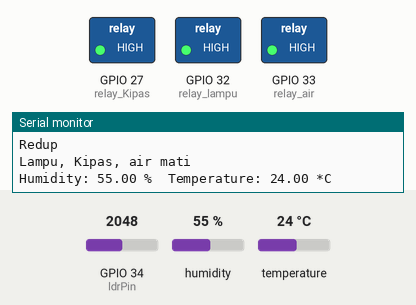
Bench run of a sketch on a simulated ESP32. Parts: switched loads named in the sketch (green lamp = pin HIGH), the last lines printed to the serial monitor. Inputs (shaded band) come from the test bench; at power-on: temperature 24 °C, GPIO 34 (ldrPin) = 2048, humidity 55 %. WiFi joins after 1.5 s; servers stay silent unless stated; no MQTT or app messages arrive unless stated.

Above: at 2.7 s.
2.8 s: temperature set to 15.4 °C
8.8 s: temperature set to 14.5 °C
At 10.4 s:
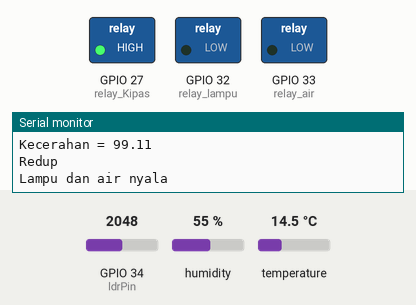
11.2 s: temperature set to 33 °C
At 12.1 s:
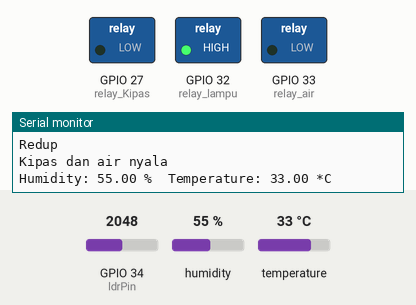
14.9 s: temperature set to 31.7 °C
17.1 s: temperature set to 30.6 °C
At 18.6 s:
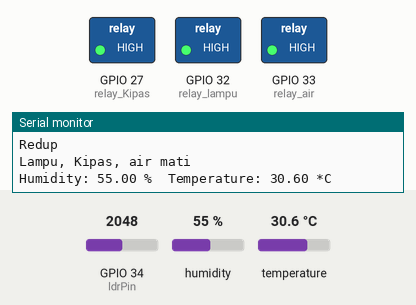
Timing chart, 0 to 20.1 s (numbered marks = the images above; inputs shaded):
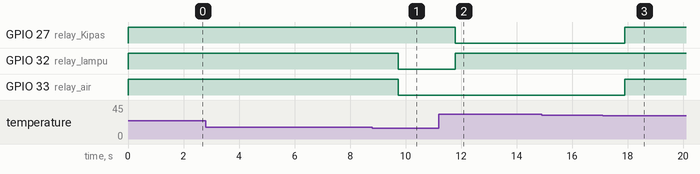

Measured:
- the behaviour switches between 15.1 and 15 °C on temperature (found by bisection; images 0 and 1)
- the behaviour switches between 31 and 30.9 °C on temperature (found by bisection; images 2 and 3)
- after the input at 8.8 s, GPIO 32 (relay_lampu), GPIO 33 (relay_air): HIGH → LOW after 0.94 s
- after the input at 11.2 s, GPIO 27 (relay_Kipas): HIGH → LOW after 0.58 s; GPIO 32 (relay_lampu): LOW → HIGH after 0.58 s
- after the input at 17.1 s, GPIO 27 (relay_Kipas), GPIO 33 (relay_air): LOW → HIGH after 0.79 s

The sketch:

iot.ino
```cpp
#include <Arduino.h>
#include <PubSubClient.h>
#include <HTTPClient.h>
#include <WiFi.h>
#include "DHT.h"
#define DHTPIN 21
#define DHTTYPE DHT22
DHT dht(DHTPIN, DHTTYPE);
#define ldrPin 34
const float gama = 0.7;
const float rl10 = 50;
bool status_air = false;
bool status_lampu = false;
bool status_Kipas = false;

float kecerahan;
float t, h;

//wifi data
const char *ssid = ".";
const char *password = "123456789";

// Mosquitto Broker
const char *mqtt_server = "test.mosquitto.org";
const int mqtt_port = 1883;
long now = millis();
long lastMsg = 0;

//mqtt
WiFiClient espClient;
PubSubClient client(espClient);

//relay pin
int relay_air = 33; // air
int relay_lampu = 32; // lampu
int relay_Kipas = 27; // kipas

void setup_wifi() {

  delay(10);
  // We start by connecting to a WiFi network
  Serial.println();
  Serial.print("Connecting to ");
  Serial.println(ssid);

  WiFi.mode(WIFI_STA);
  WiFi.begin(ssid, password);

  while (WiFi.status() != WL_CONNECTED) {
    delay(500);
    Serial.print(".");
  }

  randomSeed(micros());

  Serial.println("");
  Serial.println("WiFi connected");
  Serial.println("IP address: ");
  Serial.println(WiFi.localIP());
}

void reconnect() {
  // Loop until we're reconnected
  while (!client.connected()) {
    Serial.print("Attempting MQTT connection...");
    // Attempt to connect
    if (client.connect("ESP32Client")) {
      Serial.println("Connected");
      // Once connected, publish an announcement...
      client.publish("sensor/cahaya", String(kecerahan).c_str());
     client.publish("sensor/suhu", String(t).c_str());
     client.publish("sensor/kelembaban", String(h).c_str());
     client.publish("Kipas", String(status_Kipas).c_str());
     client.publish("lampu", String(status_lampu).c_str());
     client.publish("air", String(status_air).c_str());
    } else {
      Serial.print("failed, rc=");
      Serial.print(client.state());
      Serial.println(" try again in 5 seconds");
      // Wait 5 seconds before retrying
      delay(5000);
      bacaSensor();
      rules();
    }
  }
}


void setup() {
  // put your setup code here, to run once:
  Serial.begin(9600);
  pinMode(relay_Kipas, OUTPUT);
  pinMode(relay_lampu, OUTPUT);
  pinMode(relay_air, OUTPUT);
  digitalWrite(relay_Kipas, HIGH);
  digitalWrite(relay_lampu, HIGH);
  digitalWrite(relay_air, HIGH);
  dht.begin();
  setup_wifi();
  client.setServer(mqtt_server, 1883);

  while (!client.connected())
   {
     Serial.println("Connecting to MQTT...");

     if (client.connect("ESP32Client"))
     {
       client.publish("outTopic", "Connected!");
       Serial.println("connected");
     }
     else
     {
       Serial.print("failed with state ");
       Serial.print(client.state());
     }
   }
   client.publish("sensor/cahaya", String(kecerahan).c_str());
   client.publish("sensor/suhu", String(t).c_str());
   client.publish("sensor/kelembaban", String(h).c_str());
   client.publish("Kipas", String(status_Kipas).c_str());
   client.publish("lampu", String(status_lampu).c_str());
   client.publish("air", String(status_air).c_str());
}

void loop() {
  // put your main code here, to run repeatedly:
  if (!client.connected()){
    reconnect();
  }
  client.loop();

  unsigned long now = millis();\
  if(now - lastMsg > 5000){
   client.publish("sensor/cahaya", String(kecerahan).c_str());
   client.publish("sensor/suhu", String(t).c_str());
   client.publish("sensor/kelembaban", String(h).c_str());
   client.publish("Kipas", String(status_Kipas).c_str());
   client.publish("lampu", String(status_lampu).c_str());
   client.publish("air", String(status_air).c_str());
  }
  bacaSensor();
  rules();
}

void suhu(){
  t = dht.readTemperature();
  h = dht.readHumidity();
}

void cahaya(){
  int nilaiLDR = analogRead(ldrPin);
  nilaiLDR = map(nilaiLDR, 4095, 0, 1024, 0); //mengubah nilai pembacaan sensor LDR dari nilai ADC arduino menjadi nilai ADC ESP32
  float voltase = nilaiLDR / 1024.*5;
  float resistansi = 2000 * voltase / (1-voltase/5);
  kecerahan = pow(rl10*1e3*pow(10,gama)/resistansi,(1/gama));
}

void bacaSensor(){
  suhu();
  Serial.print("Humidity: ");
  Serial.print(h);
  Serial.print(" %\t");
  Serial.print("Temperature: ");
  Serial.print(t);
  Serial.println(" *C ");

  cahaya();
  Serial.print("Kecerahan = ");
  Serial.println(kecerahan);
}


void rules(){
  if(int(kecerahan)< 100){
    Serial.println("Redup");
  if(t <= 15 && h <= 79){
    digitalWrite(relay_lampu, LOW);
    digitalWrite(relay_air, LOW);
    digitalWrite(relay_Kipas, HIGH);
    Serial.println("Lampu dan air nyala");
    status_lampu = true;
    status_air = true;
  } else if(t <= 15 && h >= 96){
    digitalWrite(relay_lampu, LOW);
    digitalWrite(relay_Kipas, LOW);
    digitalWrite(relay_air, HIGH);
    status_lampu = true;
    status_Kipas = true;
    Serial.println("Lampu dan Kipas nyala");
  }else if(t >= 31 && h <= 79){
    digitalWrite(relay_Kipas, LOW);
    digitalWrite(relay_air, LOW);
    digitalWrite(relay_lampu, HIGH);
    status_Kipas = true;
    status_air = true;
    Serial.println("Kipas dan air nyala");
  }else if(t >= 31 && h >= 96){
    digitalWrite(relay_Kipas, LOW);
    digitalWrite(relay_lampu, LOW);
    digitalWrite(relay_air, HIGH);
    status_lampu = true;
    status_Kipas = true;
    Serial.println("lampu dan Kipas nyala");
  }else if(16>=t<=30 && 80>=h<=95){
    digitalWrite(relay_Kipas, HIGH);
    digitalWrite(relay_lampu, HIGH);
    digitalWrite(relay_air, HIGH);
    status_lampu = false;
    status_air = false;
    status_Kipas = false;
    Serial.println("Lampu, Kipas, air mati");
  }else if(t <= 15 && 80>=h<=95){
    digitalWrite(relay_lampu, LOW);
    digitalWrite(relay_air, HIGH);
    digitalWrite(relay_Kipas, HIGH);
    status_lampu = true;
    Serial.println("lampu nyala");
  }else if(16>=t<=30 && h <= 79){
    digitalWrite(relay_air, LOW);
    digitalWrite(relay_Kipas, HIGH);
    digitalWrite(relay_lampu, HIGH);
    status_air = true;
    Serial.println("Air nyala");
  }else if(16>=t<=30 && h >= 96){
    digitalWrite(relay_Kipas, LOW);
    digitalWrite(relay_lampu, LOW);
    digitalWrite(relay_air, HIGH);
    status_lampu = true;
    status_Kipas = true;
    Serial.println("lampu dan Kipas nyala");
  }else if(t >= 31 && 80>=h<=95){
    digitalWrite(relay_Kipas, LOW);
    digitalWrite(relay_lampu, HIGH);
    digitalWrite(relay_air, HIGH);
    status_Kipas = true;
    Serial.println("Kipas nyala");
  }
}else if(int(kecerahan)>=100){
  Serial.println("Cerah");
  if(t <= 15 && h <= 79){
    digitalWrite(relay_lampu, LOW);
    digitalWrite(relay_air, LOW);
    digitalWrite(relay_Kipas, HIGH);
    status_lampu = true;
    status_air = true;
    Serial.println("Lampu dan air nyala");
  } else if(t <= 15 && h >= 96){
    digitalWrite(relay_lampu, LOW);
    digitalWrite(relay_Kipas, LOW);
    digitalWrite(relay_air, HIGH);
    status_lampu = true;
    status_Kipas = true;
    Serial.println("Lampu dan Kipas nyala");
  }else if(t >= 31 && h <= 79){
    digitalWrite(relay_Kipas, LOW);
    digitalWrite(relay_air, LOW);
    digitalWrite(relay_lampu, HIGH);
    status_Kipas = true;
    status_air = true;
    Serial.println("Kipas dan air nyala");
  }else if(t >= 31 && h >= 96){
    digitalWrite(relay_Kipas, LOW);
    digitalWrite(relay_lampu, LOW);
    digitalWrite(relay_air, HIGH);
    status_lampu = true;
    status_Kipas = true;
    Serial.println("lampu dan Kipas nyala");
  }else if(16>=t<=30 && 80>=h<=95){
    digitalWrite(relay_Kipas, HIGH);
    digitalWrite(relay_lampu, HIGH);
    digitalWrite(relay_air, HIGH);
    status_lampu = false;
    status_air = false;
    status_Kipas = false;
    Serial.println("Lampu, Kipas, air mati");
  }else if(t <= 15 && 80>=h<=95){
    digitalWrite(relay_lampu, LOW);
    digitalWrite(relay_air, HIGH);
    digitalWrite(relay_Kipas, HIGH);
    status_lampu = true;
    Serial.println("lampu nyala");
  }else if(16>=t<=30 && h <= 79){
    digitalWrite(relay_air, LOW);
    digitalWrite(relay_Kipas, HIGH);
    digitalWrite(relay_lampu, HIGH);
    status_air = true;
    Serial.println("Air nyala");
  }else if(16>=t<=30 && h >= 96){
    digitalWrite(relay_Kipas, LOW);
    digitalWrite(relay_lampu, LOW);
    digitalWrite(relay_air, HIGH);
    status_lampu = true;
    status_Kipas = true;
    Serial.println("lampu dan Kipas nyala");
  }else if(t >= 31 && 80>=h<=95){
    digitalWrite(relay_Kipas, LOW);
    digitalWrite(relay_lampu, HIGH);
    digitalWrite(relay_air, HIGH);
    status_Kipas = true;
    Serial.println("Kipas nyala");
  }
}

}
```
